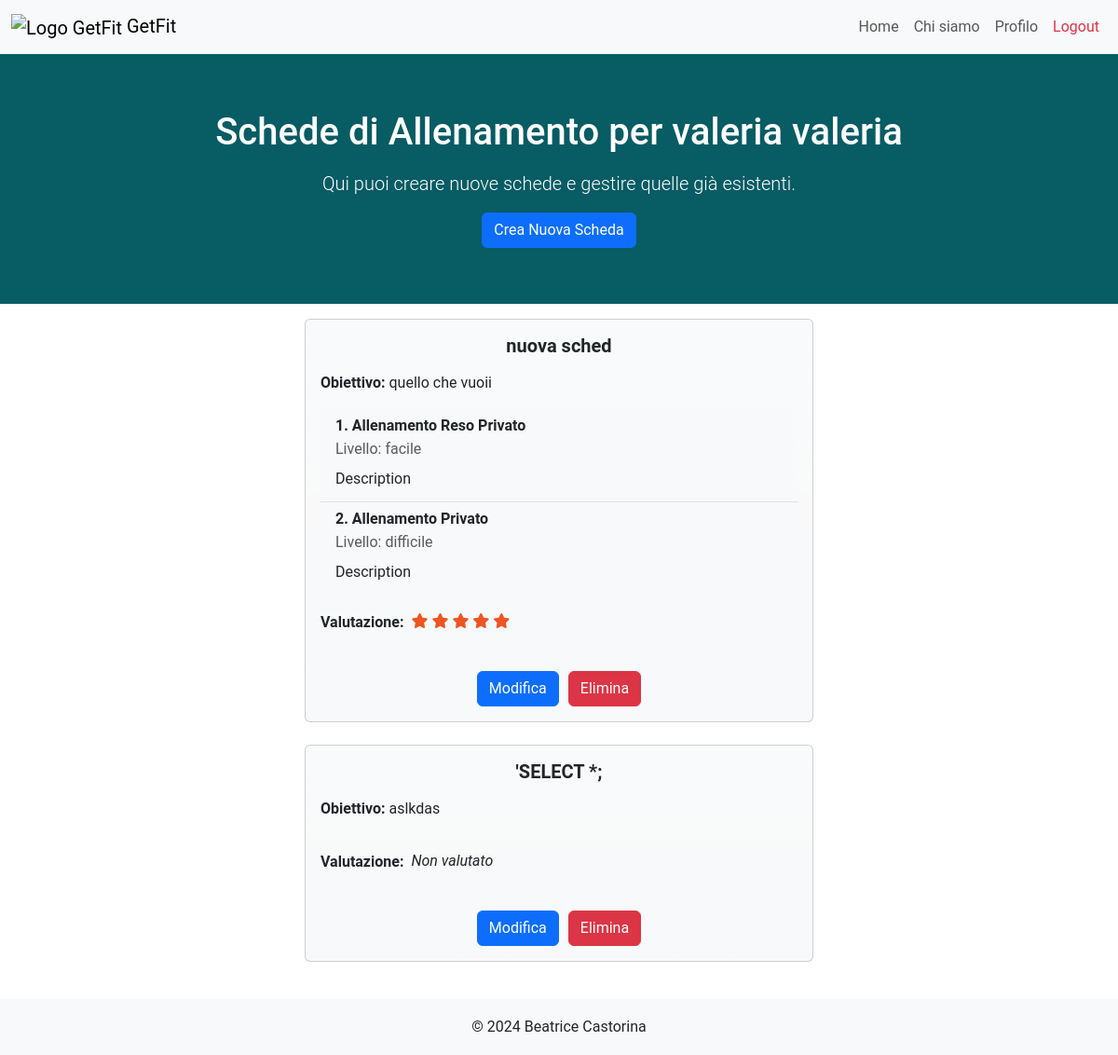
The page /schede?client_id=7 (signed in) on the database as committed earlier.
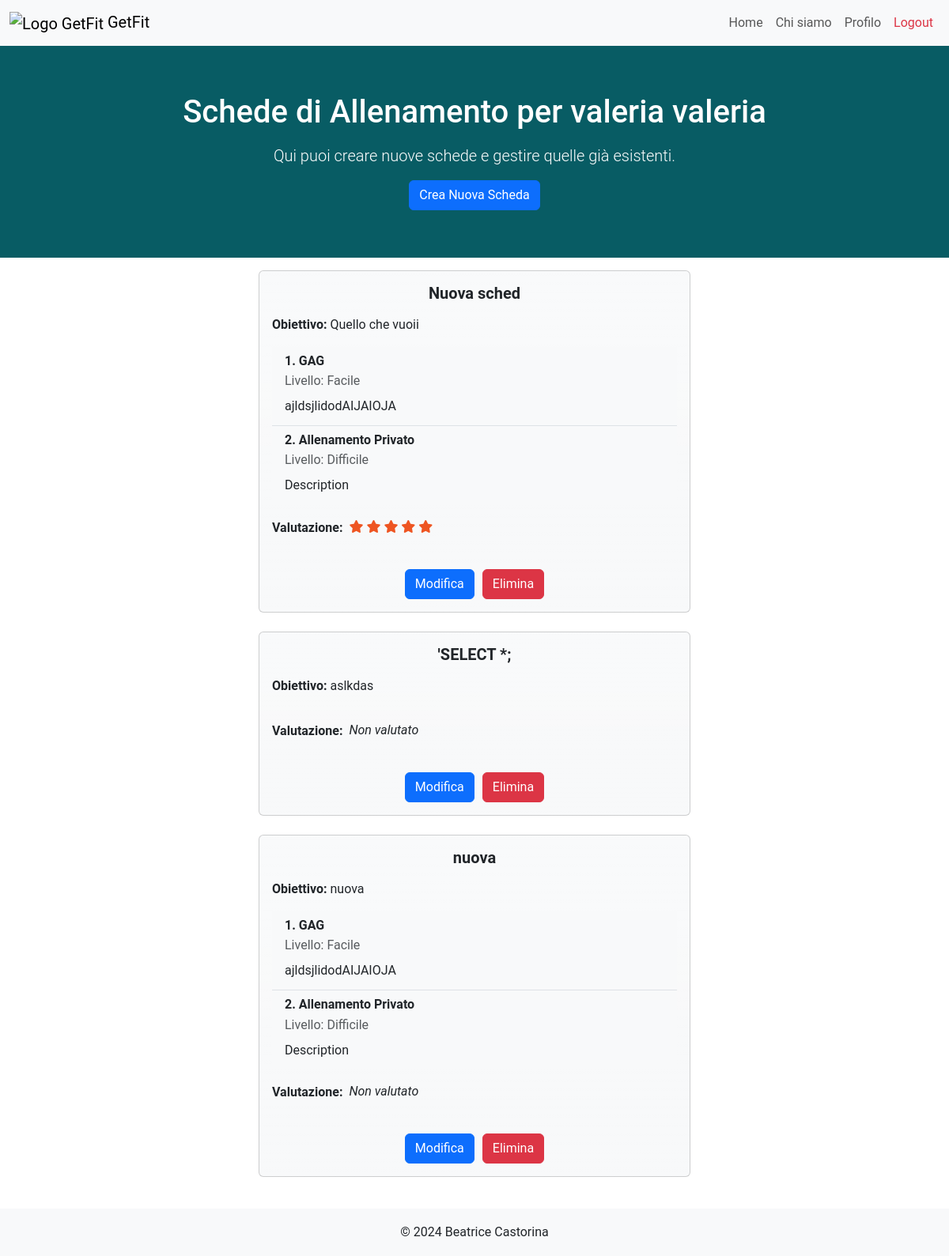
The same page on the database as committed later.
### tables this page shows
CREATE TABLE "Schede" (
	"client_id"	INTEGER NOT NULL,
	"pt_id"	INTEGER NOT NULL,
	"id_scheda"	INTEGER,
	"rating"	INTEGER,
	"titolo"	TEXT NOT NULL,
	"obiettivo"	TEXT NOT NULL,
	PRIMARY KEY("id_scheda" AUTOINCREMENT),
	FOREIGN KEY("client_id") REFERENCES "Clients"("client_id"),
	FOREIGN KEY("pt_id") REFERENCES "PersonalTrainers"("pt_id")
);

CREATE TABLE "Allenamenti" (
	"id_allenamento"	INTEGER,
	"pt_id"	INTEGER NOT NULL,
	"titolo"	TEXT NOT NULL,
	"descrizione"	TEXT NOT NULL,
	"livello"	TEXT NOT NULL,
	"visibile"	INTEGER NOT NULL,
	"data_creazione"	TEXT NOT NULL,
	PRIMARY KEY("id_allenamento" AUTOINCREMENT),
	FOREIGN KEY("pt_id") REFERENCES "PersonalTrainers"("pt_id")
);

### app.py (the view)
@app.route("/schede")
def schede():
  email = utenti_dao.get_email(request)
  user, type = utenti_dao.get_user_by_email(email)
  if type == 0: # A pt is logged
    client_id = request.args.get("client_id")
    name = utenti_dao.get_full_name(client_id, 'client')
  else: # A client is logged
    client_id = user['client_id']
    name = utenti_dao.get_full_name(user['pt_id'],'pt')
  schede = schede_dao.get_schede_by_client_id(client_id)
  schede_ids = [scheda['id_scheda'] for scheda in schede]
  allenamenti_by_id_scheda = {}
  for id_scheda in schede_ids:
    workout_ids = schede_dao.get_allenamenti_ids_by_id_scheda(id_scheda)
    ids = [obj['id_allenamento'] for obj in workout_ids]
    allenamenti_obj_by_id_scheda=[allenamenti_dao.get_allenamento(id) for id in ids]
    allenamenti_by_id_scheda[id_scheda] = allenamenti_obj_by_id_scheda
  return render_template("schede.html",client_id=client_id,schede=schede,allenamenti=allenamenti_by_id_scheda,name=name)

### allenamenti_dao.py (called while the page is built)
def get_allenamento(id_allenamento):
	query = 'SELECT * FROM Allenamenti WHERE id_allenamento=?'
	connection = sqlite3.connect('db/personal.db')
	connection.row_factory = sqlite3.Row
	cursor = connection.cursor()
	cursor.execute(query,(id_allenamento,))
	allenamento = cursor.fetchone()
	cursor.close()
	connection.close()
	return allenamento

### app.py (called while the page is built)
@login_manager.user_loader
def load_user(user_email):
  user_db, type = utenti_dao.get_user_by_email(user_email)
  if type == 0:
    user = PersonalTrainer(nome=user_db['nome'], cognome=user_db['cognome'], genere=user_db['genere'], pt_id=user_db['pt_id'], rating=user_db['rating'], numOfRatings=user_db['numOfRatings'], email=user_db['email'], password=user_db['password'])
  else:
    user = Client(nome=user_db['nome'], cognome=user_db['cognome'], genere=user_db['genere'], client_id=user_db['client_id'], pt_id=user_db['pt_id'], email=user_db['email'], password=user_db['password'])
  return user

### utenti_dao.py (called while the page is built)
def get_email(request):
	try:
		return request.cookies.get('remember_token').split('|')[0]
	except Exception as e:
		return None

### templates/schede.html (shortened to what this page needs)
{% extends "base.html" %}
{% block style %} {{url_for('static', filename='css/schede_styles.css')}} {% endblock %}
{% block content %}
	{% if current_user.__class__.__name__ == "PersonalTrainer" %}
		<section class="hero-section">
			<div class="container">
				<h1 class="mb-3">Schede di Allenamento per {{name}}</h1>
				<p class="lead">Qui puoi creare nuove schede e gestire quelle già esistenti.</p>
				<form action="/create_scheda" method="get">
					<button type="submit" class="btn btn-primary">Crea Nuova Scheda</button>
				</form>
			</div>
		</section>
	{% endif %}
	<ul class="list-group" id="lista">
    <section class="workout-plans-section py-3">
			<div class="container">
				{% for scheda in schede %}
				<div class="row">
					<div class="col-lg-6 col-md-8 mx-auto">
						<div class="card mb-4">
							<div class="card-body">
								<h5 class="card-title text-center mb-3"><strong>{{scheda.titolo}}</strong></h5>
								<p class="card-text"><strong>Obiettivo:</strong> {{scheda.obiettivo}}</p>
								<ul class="list-group list-group-flush">
									{% for workout in allenamenti[scheda.id_scheda]%}
										<li class="list-group-item">
											 <h6 class="card-title"><strong>{{loop.index}}. {{workout.titolo}}</strong></h6>
											<p class="card-subtitle mb-2 text-body-secondary">Livello: {{workout.livello}}</p>
											<p class="card-text mb-1">{{workout.descrizione}}</p>
										</li>
									{% endfor %}
								</ul>
								{% if current_user.__class__.__name__ == "Client" %}
									<form action="/update_rating" method="post">
										<fieldset class="btn-group-action pt-3">
											<span class="star-cb-group">
												<input type="radio" id="rating-5-{{loop.index}}" name="rating" value="5" required {% if scheda.rating ==5 %}checked{% endif %}/>
												<label for="rating-5-{{loop.index}}">5</label>
												<input type="radio" id="rating-4-{{loop.index}}" name="rating" value="4" {% if scheda.rating ==4 %}checked{% endif %}/>
												<label for="rating-4-{{loop.index}}">4</label>
												<input type="radio" id="rating-3-{{loop.index}}" name="rating" value="3" {% if scheda.rating ==3 %}checked{% endif %}/>
												<label for="rating-3-{{loop.index}}">3</label>
												<input type="radio" id="rating-2-{{loop.index}}" name="rating" value="2" {% if scheda.rating ==2 %}checked{% endif %}/>
												<label for="rating-2-{{loop.index}}">2</label>
												<input type="radio" id="rating-1-{{loop.index}}" name="rating" value="1" {% if scheda.rating ==1 %}checked{% endif %}/>
												<label for="rating-1-{{loop.index}}">1</label>
											</span>
											<input type="hidden" id="id_scheda" name="id_scheda" value="{{scheda.id_scheda}}"/>
											<input type="hidden" id="oldRating" name="oldRating" value="{{scheda.rating}}"/>
											<button type="submit" class="btn btn-primary">Lascia un Voto</button>
										</fieldset>
									</form>
								{% else %}
								<div class="d-flex align-items-center">
									<p id="p-rating"><strong>Valutazione:</strong></p>
									{% if scheda.rating is not none %}
										<div class="rating">
											{{show_star(scheda.rating,0.5)}}
											{{show_star(scheda.rating,1.5)}}
											{{show_star(scheda.rating,2.5)}}
											{{show_star(scheda.rating,3.5)}}
											{{show_star(scheda.rating,4.5)}}
										</div>
									{% else %}
										<em>Non valutato</em>
									{% endif %}
								</div>
									<br>
									<div class="btn-group-action">
										<a href="/modify_scheda/{{scheda.id_scheda}}" class="btn btn-primary">Modifica</a>
										<form action="/delete_scheda" method="post" class="d-inline">
											<button type="submit" class="btn btn-danger">Elimina</button>
										</form>
									</div>
								{% endif %}
							</div>
						</div>
					</div>
				</div>
				{% endfor %}
			</div>
		</section>
	</ul>
{% endblock %}
{% macro show_star(rating,limit) %}
<i class="star {% if rating > limit+0.2 %}fa-solid fa-star{% elif rating > limit-0.3 %}fa-solid fa-star-half-stroke{% else %}fa-regular fa-star{% endif %}"></i>
{% endmacro %}

Rows that differ between the two databases and show on the page:
changed Schede: titolo "nuova sched" → "Nuova sched"; obiettivo "quello che vuoii" → "Quello che vuoii"
changed Allenamenti: titolo "Allenamento Reso Privato" → "GAG"; livello "facile" → "Facile"; descrizione "Description" → "ajldsjlidodAIJAIOJA"
changed Allenamenti "Allenamento Privato": livello "difficile" → "Difficile"
added Schede: titolo "nuova", obiettivo "nuova", shows "Non valutato", Allenamenti (titolo "GAG", livello "Facile", descrizione "ajldsjlidodAIJAIOJA"), Allenamenti (titolo "Allenamento Privato", livello "Difficile", descrizione "Description")
